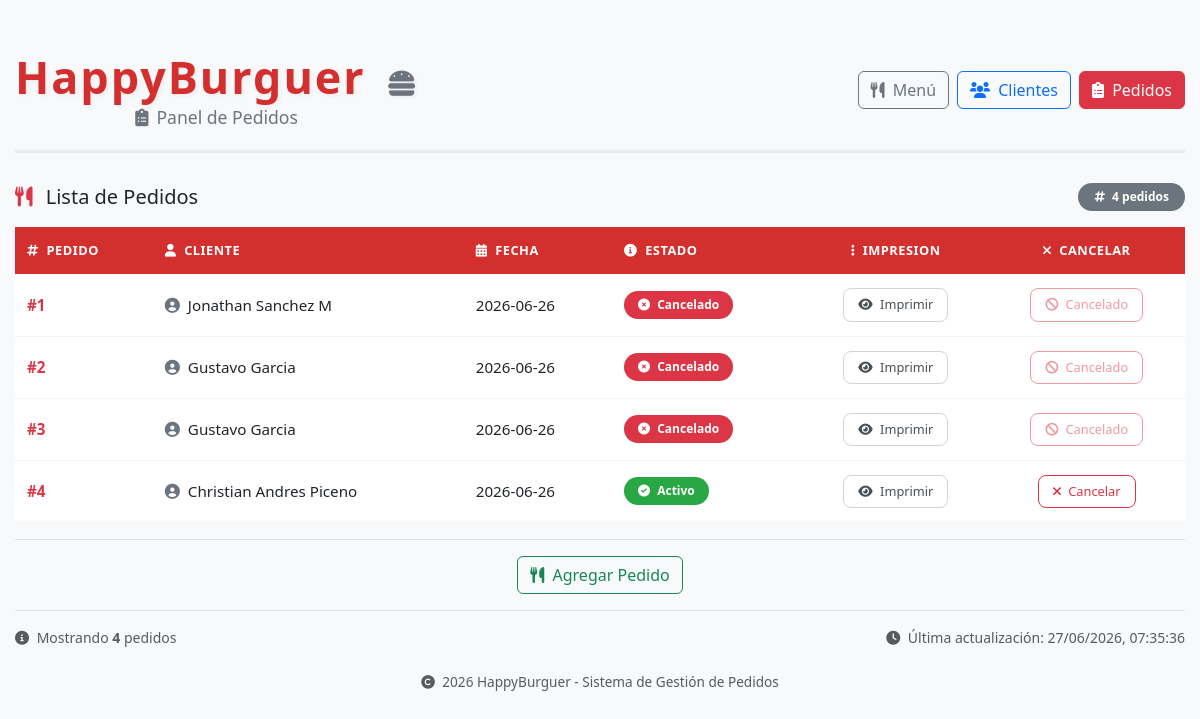
Page /pedidos on the earlier database version.
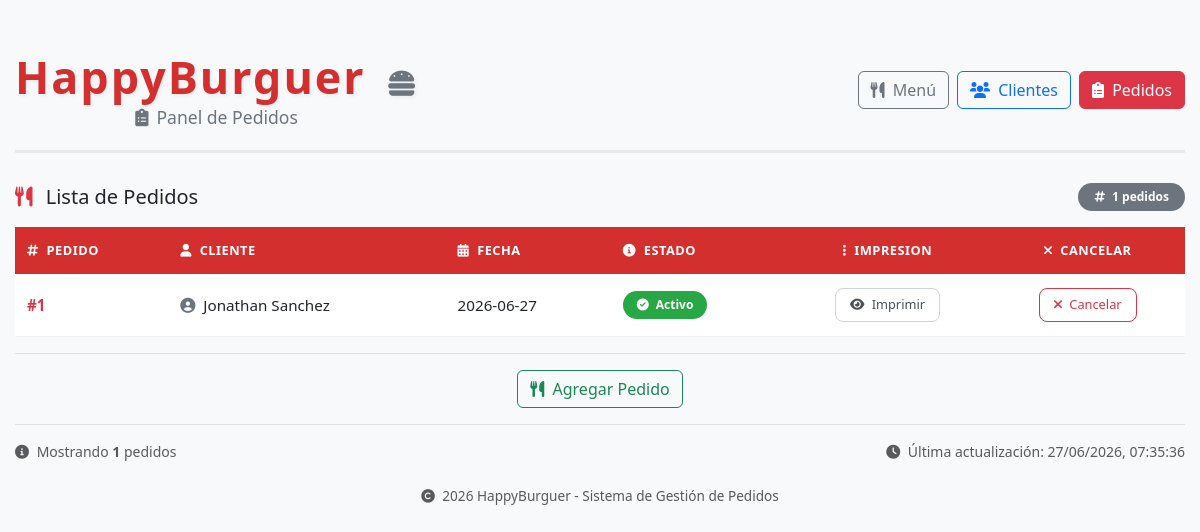
Same page on the later database version.
### tables this page shows
CREATE TABLE Clientes (
                                    clave INTEGER PRIMARY KEY AUTOINCREMENT NOT NULL,
                                    nombre varchar(200) Not Null,
                                    direccion varchar(300),
                                    correo_electronico varchar(100),
                                    telefono varchar(15));

### routes/pedidos.py (the view)
@pedido_bp.route("/pedidos")
def listar_pedidos():
    pedidos = pedidos_model.obtener()
    return render_template("pedidos.html", pedidos=pedidos)

### db/db.py (called while the page is built)
    def getConnection(self):
        conn = sqlite3.connect(self.nombreDb)
        conn.execute("PRAGMA foreign_keys = ON")
        return conn

### models/pedido.py (called while the page is built)
    def obtener(self):
        with self.db.getConnection() as conn:
            return conn.execute("""Select
                                    p.pedido,
                                    c.nombre As cliente,
                                    p.precio,
                                    p.fecha,
                                    p.cancelado
                                    From Pedido p
                                    join Clientes c on p.cliente = c.clave
                                    GROUP By p.pedido, c.nombre, p.precio, p.fecha""").fetchall()

### templates/pedidos.html (shortened to what the changed rows need)
{% extends 'layout.html' %}
{% block contenido %}
    <div class="pedidos-card">
            <div class="d-flex justify-content-between align-items-center mb-3 flex-wrap">
                <h5 class="mb-0">
                    <i class="fas fa-utensils me-2 text-danger"></i>
                    Lista de Pedidos
                </h5>
                <span class="badge bg-secondary rounded-pill px-3 py-2">
                    <i class="fas fa-hashtag me-1"></i> {{ pedidos|length }} pedidos
                </span>
            </div>
            <div class="table-responsive">
                <table class="table table-pedidos table-hover align-middle">
                    <thead>
                        <tr>
                            <th><i class="fas fa-hashtag me-1"></i> Pedido</th>
                            <th><i class="fas fa-user me-1"></i> Cliente</th>
                            <th><i class="fas fa-calendar-alt me-1"></i> Fecha</th>
                            <th><i class="fas fa-info-circle me-1"></i> Estado</th>
                            <th class="text-center"><i class="fas fa-ellipsis-v me-1"></i> Impresion</th>
                            <th class="text-center"><i class="fas fa-times me-1"></i> Cancelar</th>
                        </tr>
                    </thead>
                    <tbody>
                        {% for p in pedidos %}
                            <tr>
                                <td><span class="fw-bold text-danger">#{{ p[0] }}</span></td>
                                <td><i class="fas fa-user-circle me-2 text-secondary"></i>{{ p[1] }}</td>
                                <td>{{ p[3] }}</td>
                                <td>
                                    {% if p[4] %}
                                        <span class="badge-cancelado"><i class="fas fa-times-circle me-1"></i> Cancelado</span>
                                    {% else %}
                                        <span class="badge-activo"><i class="fas fa-check-circle me-1"></i> Activo</span>
                                    {% endif %}
                                </td>
                                <td class="text-center">
                                    <form action="{{ url_for('pedidos.imprimir_pedido', pedido_id=p[0]) }}" method="POST" style="display:inline;">
                                        <button class="btn-detalle" title="Ver detalles">
                                            <i class="fas fa-eye me-1"></i> Imprimir
                                        </button>
                                    </form>
                                </td>
                                <td class="text-center">
                                    {% if p[4] %}
                                        <button class="btn-cancelar" disabled style="opacity:0.5; cursor:not-allowed;">
                                            <i class="fas fa-ban me-1"></i> Cancelado
                                        </button>
                                    {% else %}
                                    <form action="{{ url_for('pedidos.cancela_pedido', pedido_id=p[0]) }}" method="POST" style="display:inline;">
                                        <button class="btn-cancelar" title="Cancelar pedido">
                                            <i class="fas fa-times me-1"></i> Cancelar
                                        </button>
                                    </form>
                                    {% endif %}
                                </td>
                            </tr>
                        {% endfor %}
                    </tbody>
                </table>
            </div>
            <div class="d-flex justify-content-between align-items-center mt-3 pt-3 border-top flex-wrap">
                <small class="text-muted">
                    <i class="fas fa-info-circle me-1"></i>
                    Mostrando <strong>{{ pedidos|length }}</strong> pedidos
                </small>
            </div>
        </div>
{% endblock %}

Differences in the rows shown:
removed Clientes: p "1", nombre "Jonathan Sanchez M", p "2026-06-26", shows "Cancelado"
removed Clientes: p "2", nombre "Gustavo Garcia", p "2026-06-26", shows "Cancelado", p "3"
no longer on this page (row edited): Clientes: p "4", nombre "Christian Andres Piceno", p "2026-06-26", shows "Activo"
added Clientes: clave "1", nombre "Jonathan Sanchez", p "2026-06-27", shows "Activo"
Other differences:
{{ pedidos|length }}: "4" → "1"
